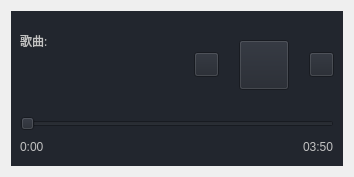
<?xml version="1.0" encoding="UTF-8"?>
<ui version="4.0">
 <class>MusicUtils</class>
 <widget class="QWidget" name="MusicUtils">
  <property name="geometry">
   <rect>
    <x>0</x>
    <y>0</y>
    <width>350</width>
    <height>173</height>
   </rect>
  </property>
  <property name="windowTitle">
   <string>Form</string>
  </property>
  <layout class="QHBoxLayout" name="horizontalLayout_3">
   <item>
    <widget class="QWidget" name="widgetTop" native="true">
     <property name="minimumSize">
      <size>
       <width>332</width>
       <height>155</height>
      </size>
     </property>
     <property name="maximumSize">
      <size>
       <width>332</width>
       <height>155</height>
      </size>
     </property>
     <property name="styleSheet">
      <string notr="true">background-color: rgb(34, 38, 46);
border-color: rgb(98, 98, 98);
color: rgb(166, 166, 166);</string>
     </property>
     <layout class="QVBoxLayout" name="verticalLayout">
      <item>
       <layout class="QGridLayout" name="gridLayout" rowstretch="1,1" columnstretch="9,7">
        <item row="0" column="0">
         <widget class="QLabel" name="labelSong">
          <property name="font">
           <font>
            <family>宋体</family>
           </font>
          </property>
          <property name="styleSheet">
           <string notr="true">color: rgb(194, 194, 194);</string>
          </property>
          <property name="text">
           <string>歌曲: </string>
          </property>
         </widget>
        </item>
        <item row="0" column="1" rowspan="2">
         <layout class="QHBoxLayout" name="horizontalLayout" stretch="5,1,5,1,5">
          <property name="spacing">
           <number>0</number>
          </property>
          <item>
           <widget class="QPushButton" name="btnPre">
            <property name="minimumSize">
             <size>
              <width>25</width>
              <height>25</height>
             </size>
            </property>
            <property name="maximumSize">
             <size>
              <width>25</width>
              <height>25</height>
             </size>
            </property>
            <property name="styleSheet">
             <string notr="true">
QPushButton{
border-image: url(:/music/music/up.png);
}
QPushButton:hover{
border-image: url(:/music/music/upPress.png);
}</string>
            </property>
            <property name="text">
             <string/>
            </property>
           </widget>
          </item>
          <item>
           <spacer name="horizontalSpacer_2">
            <property name="orientation">
             <enum>Qt::Horizontal</enum>
            </property>
            <property name="sizeType">
             <enum>QSizePolicy::Fixed</enum>
            </property>
            <property name="sizeHint" stdset="0">
             <size>
              <width>20</width>
              <height>20</height>
             </size>
            </property>
           </spacer>
          </item>
          <item>
           <widget class="QPushButton" name="btnplaypause">
            <property name="minimumSize">
             <size>
              <width>50</width>
              <height>50</height>
             </size>
            </property>
            <property name="maximumSize">
             <size>
              <width>50</width>
              <height>50</height>
             </size>
            </property>
            <property name="styleSheet">
             <string notr="true">QPushButton{
border-image: url(:/music/music/playsong.png);
}
QPushButton:hover{
border-image: url(:/music/music/playhover.png);
}

</string>
            </property>
            <property name="text">
             <string/>
            </property>
           </widget>
          </item>
          <item>
           <spacer name="horizontalSpacer_3">
            <property name="orientation">
             <enum>Qt::Horizontal</enum>
            </property>
            <property name="sizeType">
             <enum>QSizePolicy::Fixed</enum>
            </property>
            <property name="sizeHint" stdset="0">
             <size>
              <width>20</width>
              <height>20</height>
             </size>
            </property>
           </spacer>
          </item>
          <item>
           <widget class="QPushButton" name="btnNext">
            <property name="minimumSize">
             <size>
              <width>25</width>
              <height>25</height>
             </size>
            </property>
            <property name="maximumSize">
             <size>
              <width>25</width>
              <height>25</height>
             </size>
            </property>
            <property name="styleSheet">
             <string notr="true">QPushButton{
border-image: url(:/music/music/next.png);
}
QPushButton:hover{
border-image: url(:/music/music/nextPress.png);
}</string>
            </property>
            <property name="text">
             <string/>
            </property>
           </widget>
          </item>
         </layout>
        </item>
        <item row="1" column="0">
         <widget class="QLabel" name="labelSongName">
          <property name="font">
           <font>
            <family>Times New Roman</family>
            <pointsize>9</pointsize>
           </font>
          </property>
          <property name="text">
           <string/>
          </property>
         </widget>
        </item>
       </layout>
      </item>
      <item>
       <widget class="QSlider" name="horizontalSlider">
        <property name="styleSheet">
         <string notr="true">QSlider::groove:vertical {
     background: red;
     position: absolute; /* absolutely position 4px from the left and right of the widget. setting margins on the widget should work too... */
     left: 4px; right: 4px;
 }

 QSlider::handle:vertical {
     height: 10px;
     background: green;
     margin: 0 -4px; /* expand outside the groove */
 }

 QSlider::add-page:vertical {
     background: white;
 }

 QSlider::sub-page:vertical {
     background: pink;
 } </string>
        </property>
        <property name="minimum">
         <number>1</number>
        </property>
        <property name="maximum">
         <number>100</number>
        </property>
        <property name="value">
         <number>1</number>
        </property>
        <property name="orientation">
         <enum>Qt::Horizontal</enum>
        </property>
       </widget>
      </item>
      <item>
       <layout class="QHBoxLayout" name="horizontalLayout_2">
        <item>
         <widget class="QLabel" name="labelcurrentTime">
          <property name="styleSheet">
           <string notr="true">color: rgb(194, 194, 194);</string>
          </property>
          <property name="text">
           <string>0:00</string>
          </property>
         </widget>
        </item>
        <item>
         <spacer name="horizontalSpacer">
          <property name="orientation">
           <enum>Qt::Horizontal</enum>
          </property>
          <property name="sizeHint" stdset="0">
           <size>
            <width>40</width>
            <height>20</height>
           </size>
          </property>
         </spacer>
        </item>
        <item>
         <widget class="QLabel" name="labelTotalTime">
          <property name="styleSheet">
           <string notr="true">color: rgb(194, 194, 194);</string>
          </property>
          <property name="text">
           <string>03:50</string>
          </property>
         </widget>
        </item>
       </layout>
      </item>
     </layout>
    </widget>
   </item>
  </layout>
 </widget>
 <resources/>
 <connections/>
</ui>
